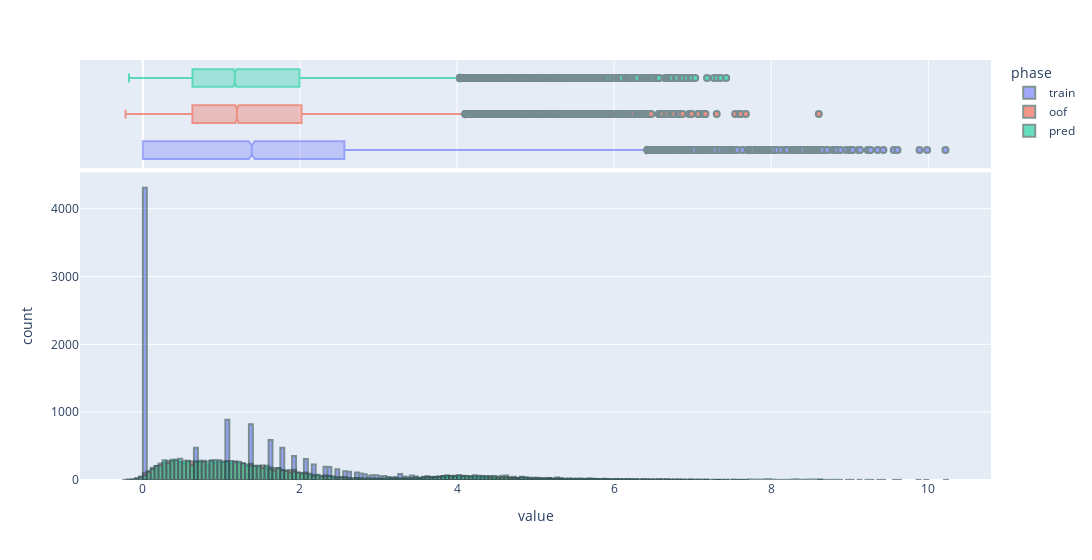

The notebook cell saved with this chart:
### Code cell
fig = show_oof_predict_distribution(y_train, y_oof, y_pred)
fig.show()

### Figure 1 — Plotly figure (JSON) as saved in the notebook; plotly's stock layout.template omitted (floating-point values rounded to 4 significant figures; data arrays with more than 128 entries replaced by an {"elided": "..."} marker saying what was removed)
{"data": [{"alignmentgroup": "True", "bingroup": "x", "hovertemplate": "phase=train<br>value=%{x}<br>count=%{y}<extra></extra>", "legendgroup": "train", "marker": {"color": "#636efa", "line": {"color": "DarkSlateGrey", "width": 2}}, "name": "train", "offsetgroup": "train", "opacity": 0.6, "orientation": "v", "showlegend": true, "type": "histogram", "x": {"elided": "12026 float values"}, "xaxis": "x", "yaxis": "y"}, {"alignmentgroup": "True", "hovertemplate": "phase=train<br>value=%{x}<extra></extra>", "legendgroup": "train", "marker": {"color": "#636efa", "line": {"color": "DarkSlateGrey", "width": 2}}, "name": "train", "notched": true, "offsetgroup": "train", "opacity": 0.6, "showlegend": false, "type": "box", "x": {"elided": "12026 float values"}, "xaxis": "x2", "yaxis": "y2"}, {"alignmentgroup": "True", "bingroup": "x", "hovertemplate": "phase=oof<br>value=%{x}<br>count=%{y}<extra></extra>", "legendgroup": "oof", "marker": {"color": "#EF553B", "line": {"color": "DarkSlateGrey", "width": 2}}, "name": "oof", "offsetgroup": "oof", "opacity": 0.6, "orientation": "v", "showlegend": true, "type": "histogram", "x": {"elided": "12026 float values"}, "xaxis": "x", "yaxis": "y"}, {"alignmentgroup": "True", "hovertemplate": "phase=oof<br>value=%{x}<extra></extra>", "legendgroup": "oof", "marker": {"color": "#EF553B", "line": {"color": "DarkSlateGrey", "width": 2}}, "name": "oof", "notched": true, "offsetgroup": "oof", "opacity": 0.6, "showlegend": false, "type": "box", "x": {"elided": "12026 float values"}, "xaxis": "x2", "yaxis": "y2"}, {"alignmentgroup": "True", "bingroup": "x", "hovertemplate": "phase=pred<br>value=%{x}<br>count=%{y}<extra></extra>", "legendgroup": "pred", "marker": {"color": "#00cc96", "line": {"color": "DarkSlateGrey", "width": 2}}, "name": "pred", "offsetgroup": "pred", "opacity": 0.6, "orientation": "v", "showlegend": true, "type": "histogram", "x": {"elided": "12008 float values"}, "xaxis": "x", "yaxis": "y"}, {"alignmentgroup": "True", "hovertemplate": "phase=pred<br>value=%{x}<extra></extra>", "legendgroup": "pred", "marker": {"color": "#00cc96", "line": {"color": "DarkSlateGrey", "width": 2}}, "name": "pred", "notched": true, "offsetgroup": "pred", "opacity": 0.6, "showlegend": false, "type": "box", "x": {"elided": "12008 float values"}, "xaxis": "x2", "yaxis": "y2"}], "layout": {"barmode": "overlay", "legend": {"title": {"text": "phase"}, "tracegroupgap": 0}, "margin": {"t": 60}, "width": 1250, "xaxis": {"anchor": "y", "domain": [0, 1], "title": {"text": "value"}}, "xaxis2": {"anchor": "y2", "domain": [0, 1], "matches": "x", "showgrid": true, "showticklabels": false}, "yaxis": {"anchor": "x", "domain": [0, 0.7326], "title": {"text": "count"}}, "yaxis2": {"anchor": "x2", "domain": [0.7426, 1], "matches": "y2", "showgrid": false, "showline": false, "showticklabels": false, "ticks": ""}}}
